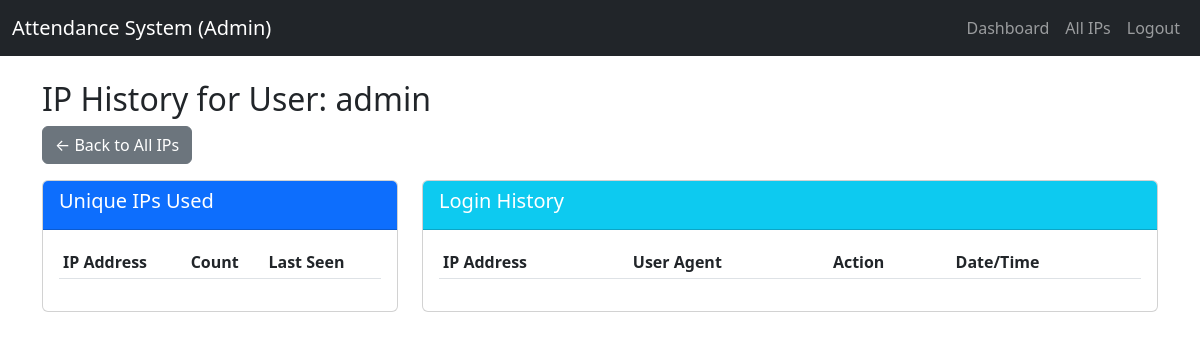
The app's page /ip/admin/user-ips/1 (signed in), older data.
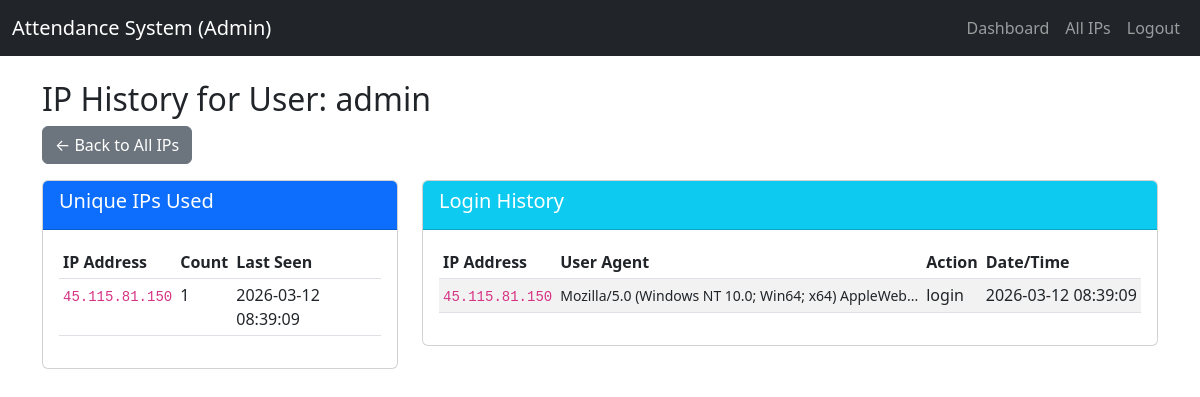
The same page, newer data.
### tables this page shows
CREATE TABLE ip_logs (
                    id INTEGER PRIMARY KEY AUTOINCREMENT,
                    user_id INTEGER NOT NULL,
                    ip_address TEXT NOT NULL,
                    user_agent TEXT,
                    action TEXT DEFAULT 'login',
                    created_at DATETIME DEFAULT CURRENT_TIMESTAMP,
                    FOREIGN KEY(user_id) REFERENCES users(id)
                );

### ip_manager/ip_routes.py (the view)
@ip_bp.route('/admin/user-ips/<int:user_id>')
@admin_required
def user_ips(user_id):
    user = query_db('SELECT username FROM users WHERE id = ?', [user_id], one=True)
    if not user:
        flash('User not found.', 'danger')
        return redirect(url_for('ip.all_ips'))
    ips = IPModel.get_user_ips(user_id, limit=1000)
    unique_ips = IPModel.get_unique_ips_for_user(user_id)
    return render_template('user_ips.html', ips=ips, unique_ips=unique_ips,
                          username=user['username'], user_id=user_id)

### app.py (called while the page is built)
@app.teardown_appcontext
def close_connection(exception):
    db = getattr(g, '_database', None)
    if db is not None:
        db.close()

### ip_manager/ip_model.py (called while the page is built)
def get_db():
    if DATABASE_URL and DATABASE_URL.startswith('postgres'):
        if not hasattr(g, '_database'):
            g._database = psycopg2.connect(DATABASE_URL, cursor_factory=RealDictCursor)
        return g._database
    else:
        db = getattr(g, '_database', None)
        if db is None:
            db = g._database = sqlite3.connect('attendance.db')
            db.row_factory = sqlite3.Row
        return db

def query_db(query, args=(), one=False):
    conn = get_db()
    if DATABASE_URL and DATABASE_URL.startswith('postgres'):
        cur = conn.cursor()
        cur.execute(query.replace('?', '%s'), args)
        rv = cur.fetchall()
        cur.close()
        return (rv[0] if rv else None) if one else rv
    else:
        cur = conn.execute(query, args)
        rv = cur.fetchall()
        cur.close()
        return (rv[0] if rv else None) if one else rv

### templates/user_ips.html (shortened to what this page needs)
<!DOCTYPE html>
<html lang="en">
<head>
    <link href="https://cdn.jsdelivr.net/npm/bootstrap@5.3.0/dist/css/bootstrap.min.css" rel="stylesheet">
    <link rel="stylesheet" href="{{ url_for('static', filename='style.css') }}">
</head>
<body>
    <nav class="navbar navbar-expand-lg navbar-dark bg-dark">
        <div class="container-fluid">
            <a class="navbar-brand" href="#">Attendance System (Admin)</a>
            <div class="collapse navbar-collapse">
                <ul class="navbar-nav ms-auto">
                    <li class="nav-item"><a class="nav-link" href="{{ url_for('main.dashboard') }}">Dashboard</a></li>
                    <li class="nav-item"><a class="nav-link" href="{{ url_for('ip.all_ips') }}">All IPs</a></li>
                    <li class="nav-item"><a class="nav-link" href="{{ url_for('logout') }}">Logout</a></li>
                </ul>
            </div>
        </div>
    </nav>
    <div class="container mt-4">
        <h2>IP History for User: {{ username }}</h2>
        <a href="{{ url_for('ip.all_ips') }}" class="btn btn-secondary mb-3">← Back to All IPs</a>
        <div class="row">
            <div class="col-md-4">
                <div class="card mb-4">
                    <div class="card-header bg-primary text-white">
                        <h5>Unique IPs Used</h5>
                    </div>
                    <div class="card-body">
                        <table class="table table-sm">
                            <thead>
                                <tr>
                                    <th>IP Address</th>
                                    <th>Count</th>
                                    <th>Last Seen</th>
                                </tr>
                            </thead>
                            <tbody>
                                {% for ip in unique_ips %}
                                <tr>
                                    <td><code>{{ ip.ip_address }}</code></td>
                                    <td>{{ ip.count }}</td>
                                    <td>{{ ip.last_seen }}</td>
                                </tr>
                                {% endfor %}
                            </tbody>
                        </table>
                    </div>
                </div>
            </div>
            <div class="col-md-8">
                <div class="card">
                    <div class="card-header bg-info text-white">
                        <h5>Login History</h5>
                    </div>
                    <div class="card-body">
                        <table class="table table-sm table-striped">
                            <thead>
                                <tr>
                                    <th>IP Address</th>
                                    <th>User Agent</th>
                                    <th>Action</th>
                                    <th>Date/Time</th>
                                </tr>
                            </thead>
                            <tbody>
                                {% for ip in ips %}
                                <tr>
                                    <td><code>{{ ip.ip_address }}</code></td>
                                    <td><small>{{ ip.user_agent[:50] }}...</small></td>
                                    <td>{{ ip.action }}</td>
                                    <td>{{ ip.created_at }}</td>
                                </tr>
                                {% endfor %}
                            </tbody>
                        </table>
                    </div>
                </div>
            </div>
        </div>
    </div>
</body>
</html>

Row changes from the older to the newer data that the page shows:
added ip_logs: ip_address "45.115.81.150", user_agent "Mozilla/5.0 (Windows NT 10.0; Win64; x64) AppleWeb", action "login", created_at "2026-03-12 08:39:09"
Text that changed along with them:
new list line: "45.115.81.150 1 2026-03-12 08:39:09"
